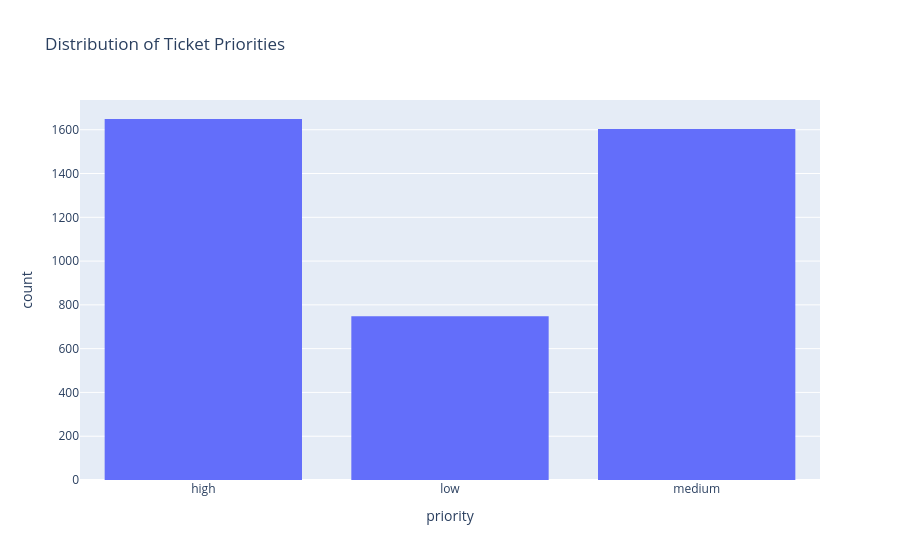

Source (notebook cell):
### Code cell
px.histogram(df_with_tags, x='priority', title='Distribution of Ticket Priorities')

### Figure 1 — Plotly figure (JSON) as saved in the notebook; plotly's stock layout.template omitted (floating-point values rounded to 4 significant figures; data arrays with more than 128 entries replaced by an {"elided": "..."} marker saying what was removed)
{"data": [{"bingroup": "x", "hovertemplate": "priority=%{x}<br>count=%{y}<extra></extra>", "legendgroup": "", "marker": {"color": "#636efa", "pattern": {"shape": ""}}, "name": "", "orientation": "v", "showlegend": false, "type": "histogram", "x": {"elided": "4000 str values"}, "xaxis": "x", "yaxis": "y"}], "layout": {"barmode": "relative", "legend": {"tracegroupgap": 0}, "title": {"text": "Distribution of Ticket Priorities"}, "xaxis": {"anchor": "y", "domain": [0, 1], "title": {"text": "priority"}}, "yaxis": {"anchor": "x", "domain": [0, 1], "title": {"text": "count"}}}}
